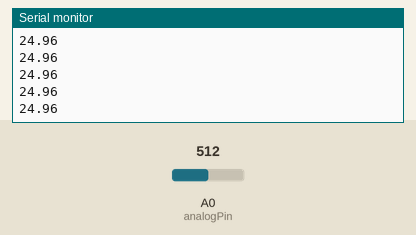
Recording of a sketch running on a simulated Arduino Uno, built with avr-gcc and run on an emulated ATmega328P. On the bench: the last lines printed to the serial monitor. The inputs (shaded band) are chosen by the test bench; at power-on: A0 (analogPin) = 512.

Above: at 1.2 s.
1.3 s: A0 (analogPin) set to 716
At 1.56 s:
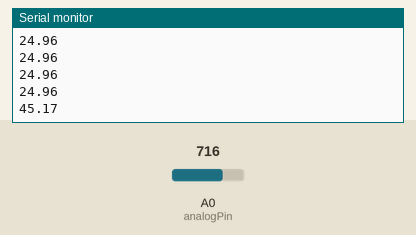
2.8 s: A0 (analogPin) set to 900
At 2.97 s:
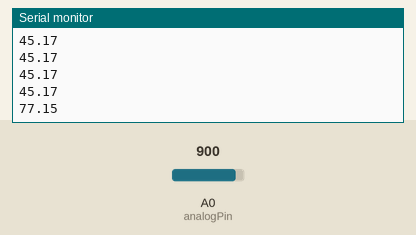
Timing chart, 0 to 5.8 s (numbered marks = the images above; inputs shaded):
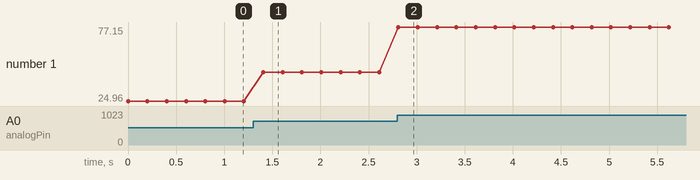

The sketch:

thermistor.ino
```cpp
/************************************
 * name:thermistor
 * function:you can see current temperature displayed on the serial monitor.
 **************************************/
//Email: info@primerobotics.in
//Website: www.primerobotics.in

#define analogPin  A0 //the thermistor attach to
#define beta 3950 //the beta of the thermistor
#define resistance 10 //the value of the pull-down resistor

void setup()
{
  Serial.begin(9600);
}

void loop()
{
  //read thermistor value
  long a = analogRead(analogPin);
  //the calculating formula of temperature
  float tempC = beta /(log((1025.0 * 10 / a - 10) / 10) + beta / 298.0) - 273.0;
  //float tempF = 1.8*tempC + 32.0;//convert centigrade to Fahrenheit
  //Serial.print("TempC:  ");//print" TempC: "
  Serial.print(tempC);//print Celsius temperature
  //Serial.print("  C");//print the unit
  Serial.println();
  //Serial.print("TempF:  ");
 // Serial.print(tempF);
 // Serial.print("  F");
  delay(200); //wait for 200 milliseconds
}
```

Measured:
- after the input at 1.3 s, the serial monitor: prints a new line after 0.11 s (image 1)
- after the input at 2.8 s, the serial monitor: prints a new line at once (image 2)
- plotted number 1: 24.96 → 45.17 after the input at 1.3 s, 45.17 → 77.15 after the input at 2.8 s
